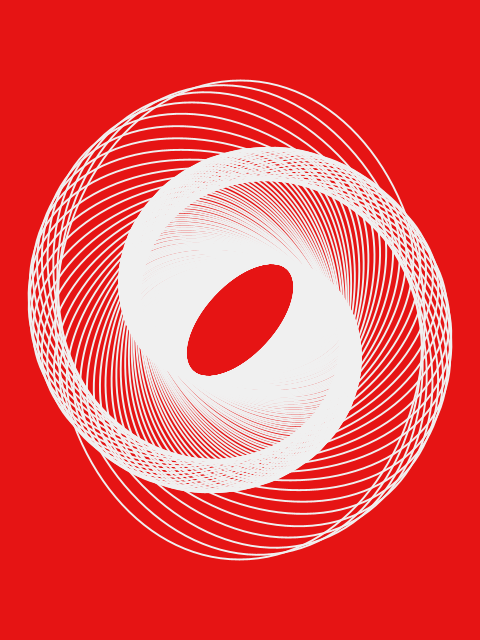
Frame 1 (no input)
Frame 2 (the mouse pressed at the canvas centre, redrawn once): identical to frame 1, image omitted

The Processing sketch that drew this single still picture (run headless with seeded random() and noise(); the mouse was pressed at the canvas centre and the sketch redrawn once):

// Processing sketch: vertigo
// ── vertigo.pde

// Manuale di Programmazione Cinematografica - Volume 3
// Daniele Olmisani, 2015

// Vertigo (1958)
// Mystery, Romance, Thriller
// http://www.imdb.com/title/tt0052357/


final color PAPER = color(230, 20, 20);
final color INK = color(240);


void setup() {
  size(480, 640);
  noLoop();
}

void draw() {
  
  final float S = min(width, height);
  final float U = 0.002;
  
  translate(0.5*width, 0.5*height);
  scale(S);
  
  background(PAPER);
  
  noFill();
  stroke(INK);
  strokeWeight(2.0*U);
  
  for (int i=0; i<250; i++) {
    
    float a = TWO_PI / (1.0+i*0.03);
    float r = 0.1 * (9.0/(0.015*i+1.0) + 1.0);
    float s = 2.0 - 70.0 / (3.0*i+100.0);
    
    pushMatrix();
      rotate(a);
      ellipse(0, 0, r/s, r);
    popMatrix();
  }
  
  save("vertigo.png");
}
